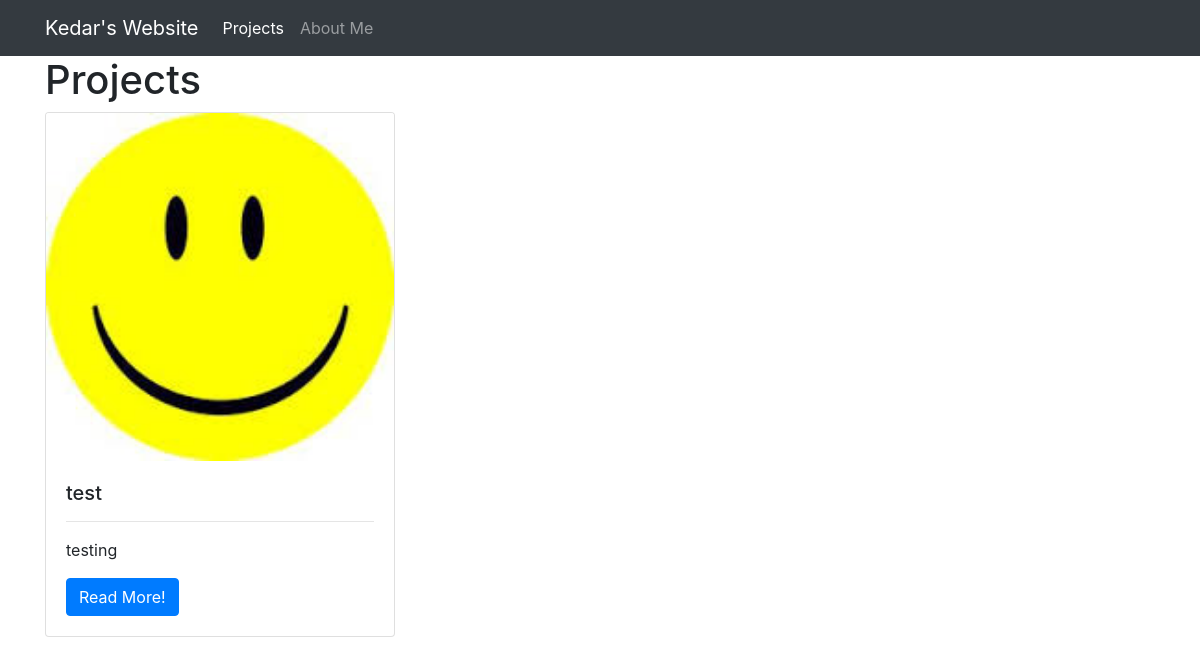
The page /projects/ on the database as committed earlier.
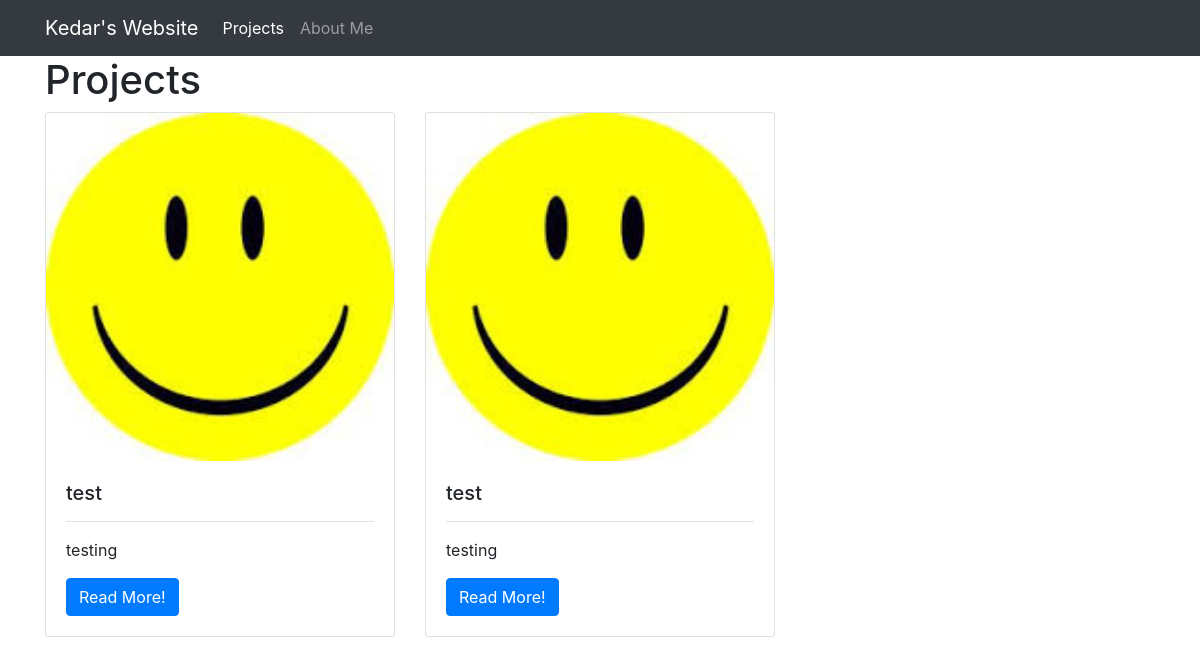
The same page on the database as committed later.
### projects/models.py (models this page shows)
class Project(models.Model):
    title = models.CharField(max_length=100)
    description = models.TextField()
    technology = models.CharField(max_length=20)
    image = models.FilePathField(path="/img")
    link = models.URLField(
        max_length = 200
    )

### projects/views.py (the view)
# urls.py: path("", views.project_index, name="project_index"),
def project_index(request):
    projects = Project.objects.all()
    context = {
        'projects': projects
    }
    return render(request, 'project_index.html', context)

### projects/templates/project_index.html
{% extends "base.html" %}
{% load static %}
{% block page_content %}
<h1>Projects</h1>
<div class="row">
{% for project in projects %}
    <div class="col-md-4">
        <div class="card mb-2">
            <img class="card-img-top" src="{% static project.image %}">
            <div class="card-body">
                <h5 class="card-title">{{ project.title }}</h5>
                <hr>
                <p class="card-text">{{ project.description }}</p>
                <a href="{% url 'project_detail' project.pk %}"
                   class="btn btn-primary">
                    Read More!
                </a>
            </div>
        </div>
    </div>
    {% endfor %}
</div>
{% endblock %}

Rows that differ between the two databases and show on the page:
added Project: image (picture), title "test", description "testing"
